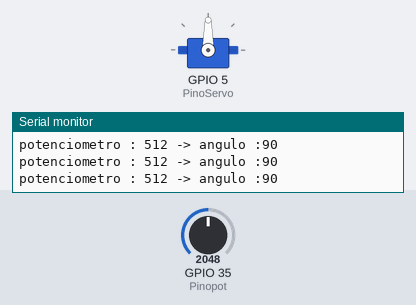
A sketch run on a simulated ESP32. Parts: servo, the last lines printed to the serial monitor. Inputs (shaded band) come from the test bench; at power-on: GPIO 35 (Pinopot) = 2048 (analog values on the 0–4095 scale).

Above: at 1.2 s.
1.3 s: GPIO 35 (Pinopot) set to 2866
At 2.5 s:
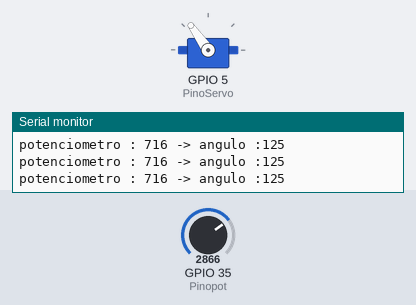
2.8 s: GPIO 35 (Pinopot) set to 3603
At 3.8 s:
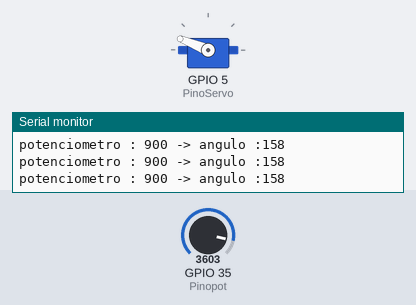
4.3 s: GPIO 35 (Pinopot) set to 4095
At 5.2 s:
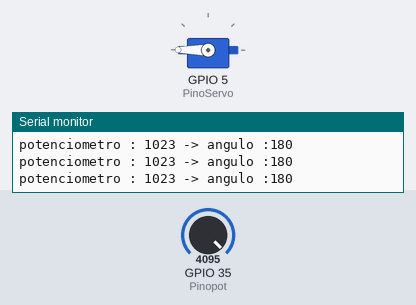
5.8 s: GPIO 35 (Pinopot) set to 1228
At 6.5 s:
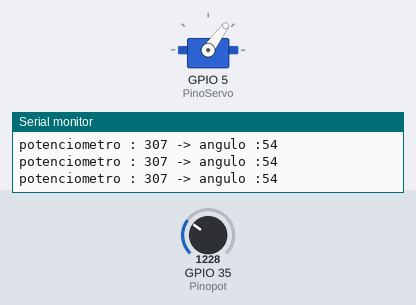
7.3 s: GPIO 35 (Pinopot) set to 491
At 8.3 s:
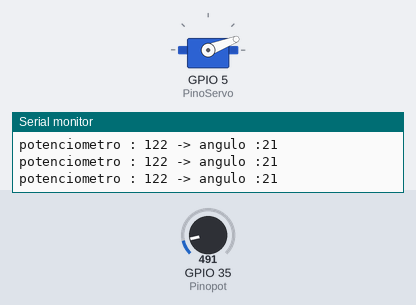
8.8 s: GPIO 35 (Pinopot) set to 0
At 9.7 s:
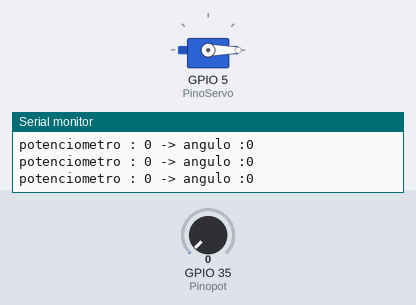
Timing chart, 0 to 11.3 s (numbered marks = the images above; inputs shaded):
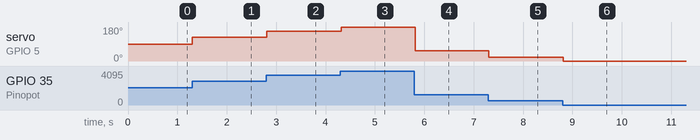

The sketch:

servo-potenciometro.ino
```cpp
#include <ESP32Servo.h>

const int Pinopot = 35;
const int PinoServo = 5;
int valorPot;


Servo servoMotor;
void setup() {

  // configura a resolução do ADC
  // 9 bits  = 0 a 511
  // 10 bits = 0 a 1023
  // 11 bits = 0 a 2047
  // 12 bits = 0 a 4095
  Serial.begin(115200);
  analogReadResolution(10);

  // a função .attach conecta o servo ao pino
  servoMotor.attach(PinoServo);
}

void loop() {
  valorPot = analogRead(Pinopot);

  int angulo = map(valorPot, 0, 1023, 0, 180);

  servoMotor.write(angulo);

  Serial.print("potenciometro : ");
  Serial.print(valorPot);
  Serial.print(" -> angulo :");
  Serial.println(angulo);

  delay(20);
}
```

Measured:
- after the input at 1.3 s, servo on GPIO 5 (PinoServo): 90° → 125° at once
- after the input at 2.8 s, servo on GPIO 5 (PinoServo): 125° → 158° at once
- after the input at 4.3 s, servo on GPIO 5 (PinoServo): 158° → 180° at once
- after the input at 5.8 s, servo on GPIO 5 (PinoServo): 180° → 54° at once
- after the input at 7.3 s, servo on GPIO 5 (PinoServo): 54° → 21° at once
- after the input at 8.8 s, servo on GPIO 5 (PinoServo): 21° → 0° at once
